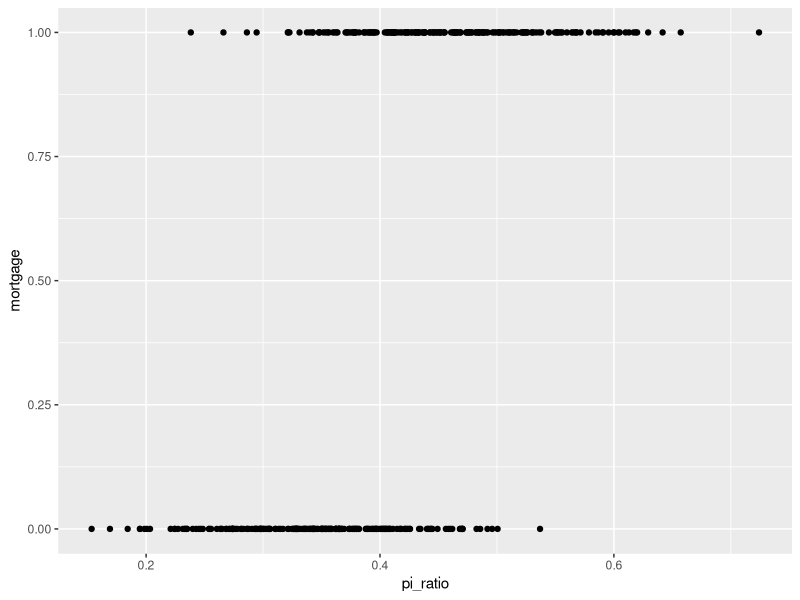
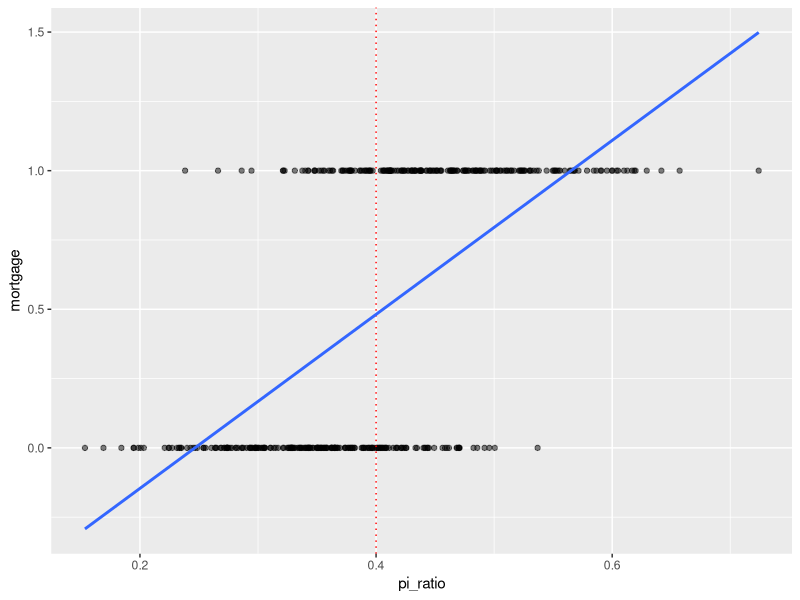
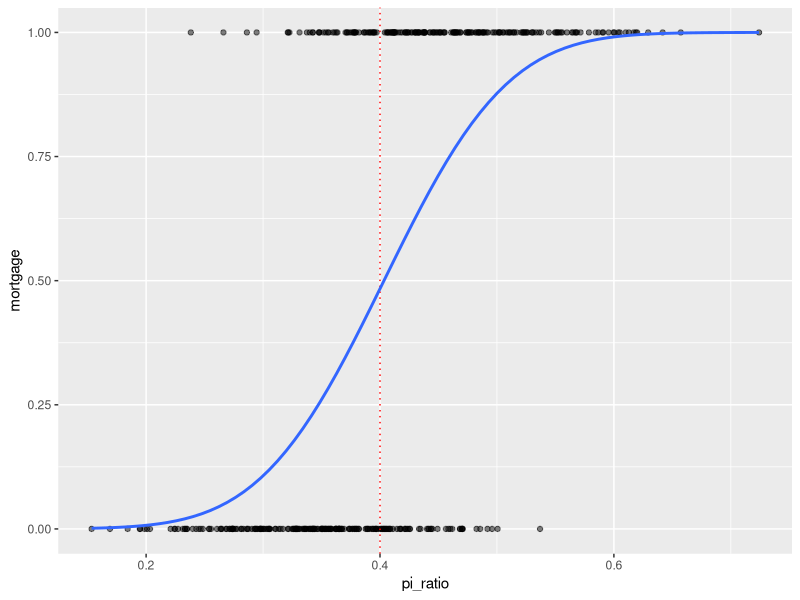
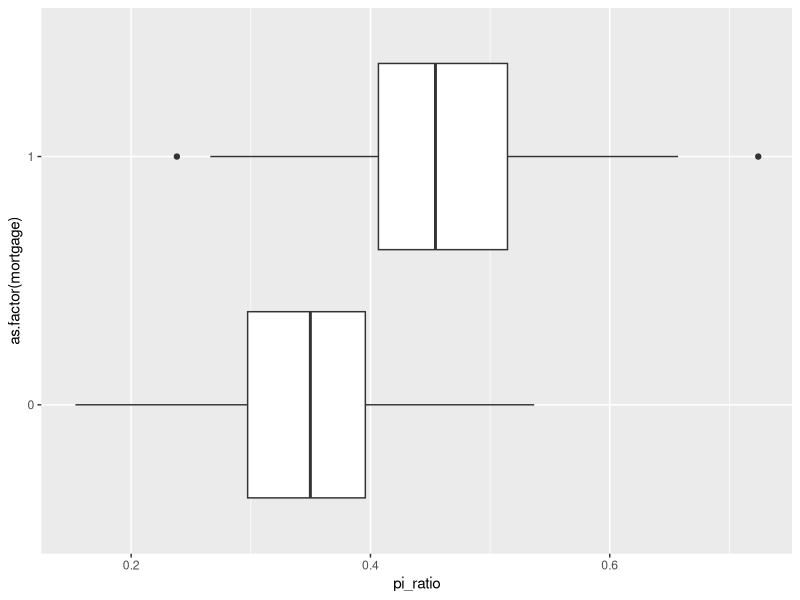
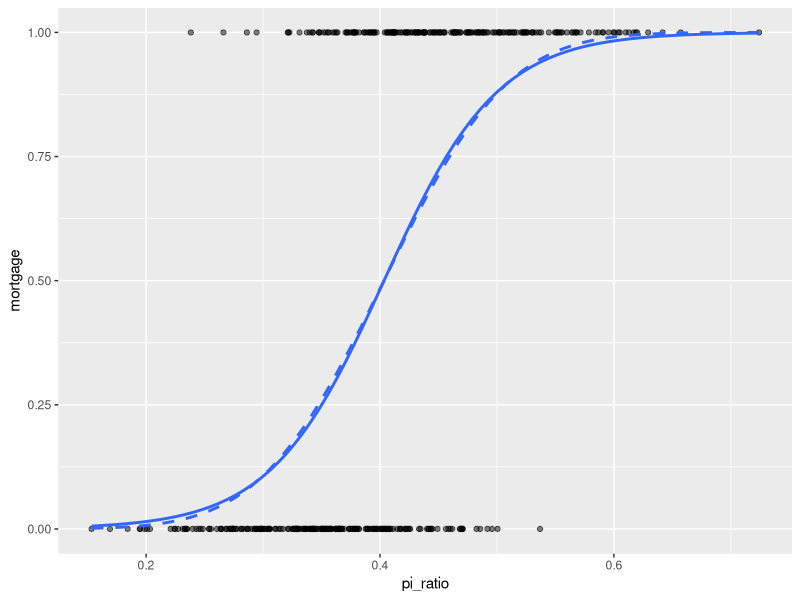

Source code (R) for these figures, in order:
## ---- chunk 1
knitr::opts_chunk$set(echo = TRUE, warning = FALSE, 
                      error = FALSE, message = FALSE)

library(tidyverse)
library(knitr)
## ---- chunk 2

# library(AER)
# data(HMDA)

# Set seed for reproducibility
set.seed(123)

# Number of observations
n <- 414

# Generate P/I ratio values (assuming a normal distribution)
pi_ratio <- rnorm(n, mean = 0.4, sd = 0.1)

# Generate mortgage variable based on P/I ratio
mortgage_prob <- pnorm(pi_ratio, mean = 0.4, sd = 0.1)
mortgage <- rbinom(n, size = 1, prob = mortgage_prob)

# Create dataset
mortgage_data <- data.frame(mortgage = mortgage, pi_ratio = pi_ratio)

# Display the first few rows of the dataset
head(mortgage_data)
summary(mortgage_data)

## ---- chunk 3
mortgage_data %>% 
  summarise_all(mean)

mortgage_data %>% 
  summarise(correlation = cor(mortgage, pi_ratio))
## ---- chunk 4
ggplot(  
  data = mortgage_data,  
  mapping = aes(x = pi_ratio, y = mortgage)) +  
  geom_point()
## ---- chunk 5
ggplot(  
  mortgage_data,  
  aes(pi_ratio, mortgage)) +  
  geom_point(alpha = .5) +
  geom_vline(xintercept = 0.4, color = "red", linetype = "dotted") +
  geom_smooth(    
    method = "lm",   
    se = FALSE)
## ---- chunk 6
mdl_mort_vs_pi <- lm(mortgage ~ pi_ratio, data = mortgage_data)
summary(mdl_mort_vs_pi)
## ---- chunk 7
ggplot(  
  data = mortgage_data,  
  aes(pi_ratio, mortgage)) +  
  geom_point(alpha = .5) +
  geom_vline(xintercept = .4, color = "red", linetype = "dotted") +
  geom_smooth(    
    method = "glm", method.args=list(family=binomial(link="probit")),   
    se = FALSE)
## ---- chunk 8
ggplot(  
  mortgage_data,  
  aes(pi_ratio, as.factor(mortgage))) +  
  geom_boxplot()
## ---- chunk 9
# estimate the simple probit model 

mdl_probit <- glm(mortgage ~ pi_ratio, 
                  data = mortgage_data, 
                  family = binomial(link = "probit"))
summary(mdl_probit)
## ---- chunk 10
predictions <- predict(mdl_probit,
  newdata = data.frame("pi_ratio" = c(0.4, 0.5)), type = "response"
)

diff(predictions)

## ---- chunk 11
ggplot(  
  mortgage_data,  
  aes(pi_ratio, mortgage)) +  
  geom_point(alpha = .5) +
  geom_smooth(    
    method = "glm", method.args=list(family=binomial(link = "logit")),   
    se = FALSE) +
  geom_smooth(    
    method = "glm", method.args=list(family=binomial(link = "probit")),   
    se = FALSE, linetype = 2)
## ---- chunk 12
# estimate the simple logit model 

mdl_logit <- glm(mortgage ~ pi_ratio, 
                  data = mortgage_data, 
                  family = binomial(link = "logit"))
summary(mdl_logit)
## ---- chunk 13
predictions <- predict(mdl_logit,
  newdata = data.frame("pi_ratio" = c(0.4, 0.5)), type = "response"
)

diff(predictions)

## ---- chunk 14
exp(mdl_logit$coefficients[2] * 0.01)
## ---- chunk 15
library(AER)
data(HMDA)

?HMDA
## ---- chunk 16
table(HMDA$deny, HMDA$afam)

## ---- chunk 17
HMDA$deny01 <- ifelse(HMDA$deny == "yes", 1, 0)
HMDA$afam01 <- ifelse(HMDA$afam == "yes", 1, 0)

## ---- chunk 18
mdl_logit <- glm(deny01 ~ afam01, 
                  data = HMDA, 
                  family = binomial(link = "logit"))
## ---- chunk 19
summ_log <- summary(mdl_logit)

exp(summ_log$coefficients[2])
## ---- chunk 20
summary(HMDA$lvrat)
HMDA_Q <- round(quantile(HMDA$lvrat, probs = c(0.33, .66)), 2)

HMDA$lvrat_cat <- as.factor(ifelse(HMDA$lvrat < HMDA_Q[1], paste("<", HMDA_Q[1]), 
                     ifelse(HMDA$lvrat > HMDA_Q[2], paste(">", HMDA_Q[2]),
                                                           paste(HMDA_Q[1], "-", HMDA_Q[2]))))

## ---- chunk 21
str(HMDA$lvrat_cat)
contrasts(HMDA$lvrat_cat)
## ---- chunk 22
mdl_logit2 <- glm(deny01 ~ lvrat_cat, 
                  data = HMDA, 
                  family = binomial(link = "logit"))
summary(mdl_logit2)
## ---- chunk 23
exp(1.1545)
exp(0.3015)
## ---- chunk 24
table(HMDA$lvrat_cat)
## ---- chunk 25
HMDA$lvrat_cat <- relevel(HMDA$lvrat_cat, ref="> 0.8")

contrasts(HMDA$lvrat_cat)
## ---- chunk 26
mdl_logit2 <- glm(deny01 ~ lvrat_cat, 
                  data = HMDA, 
                  family = binomial(link = "logit"))
summary(mdl_logit2)
## ---- chunk 27
exp(-1.15446)
